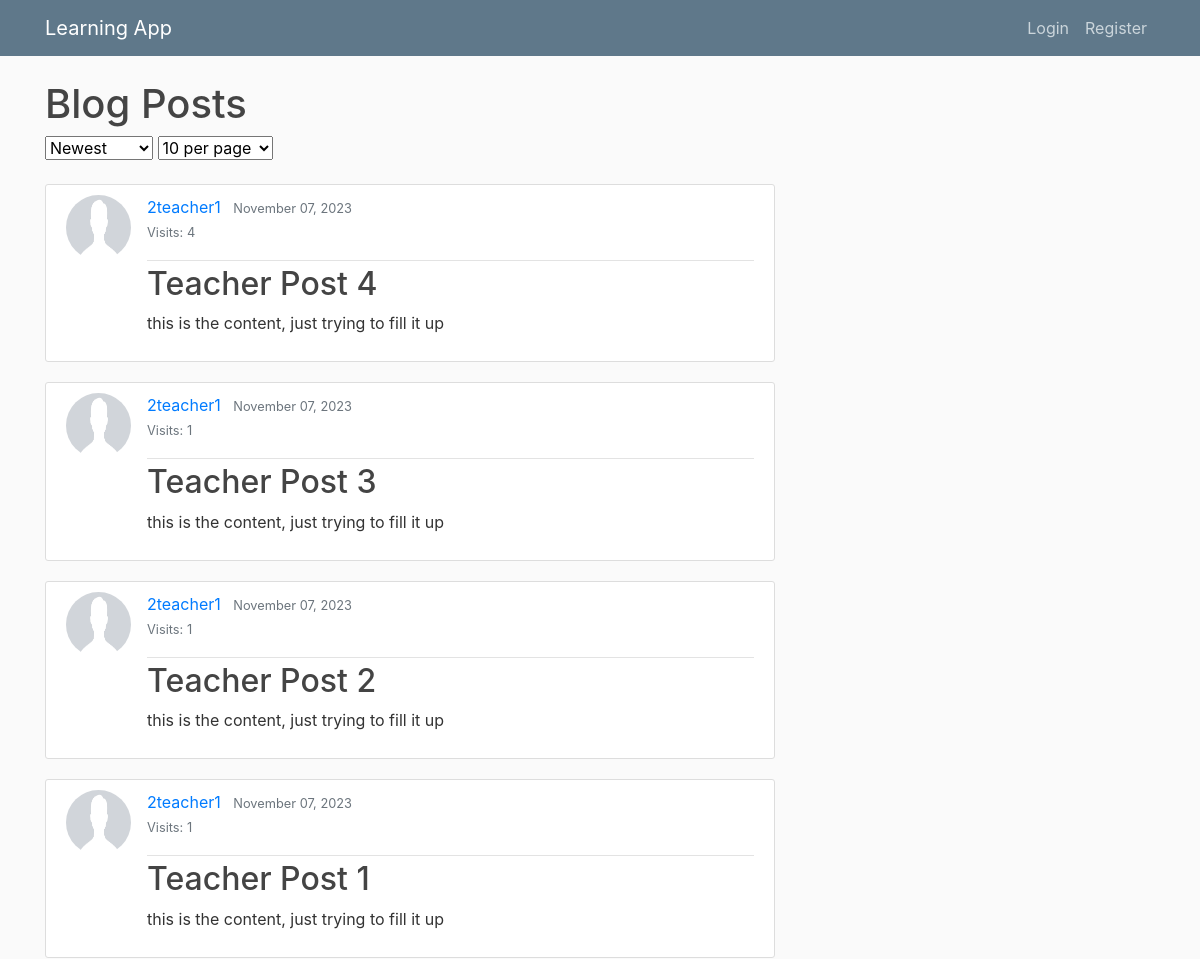
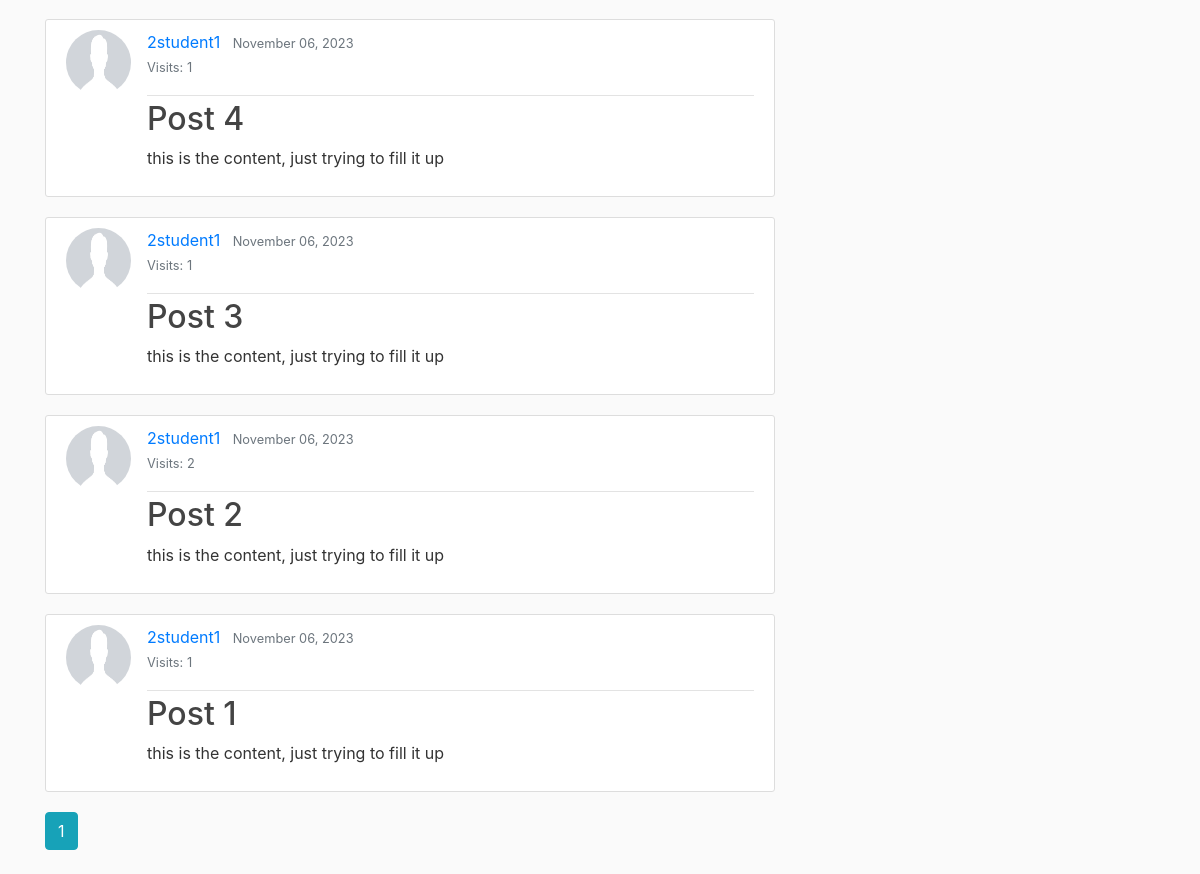
Before: / with the older database file (2 pictures, top to bottom).
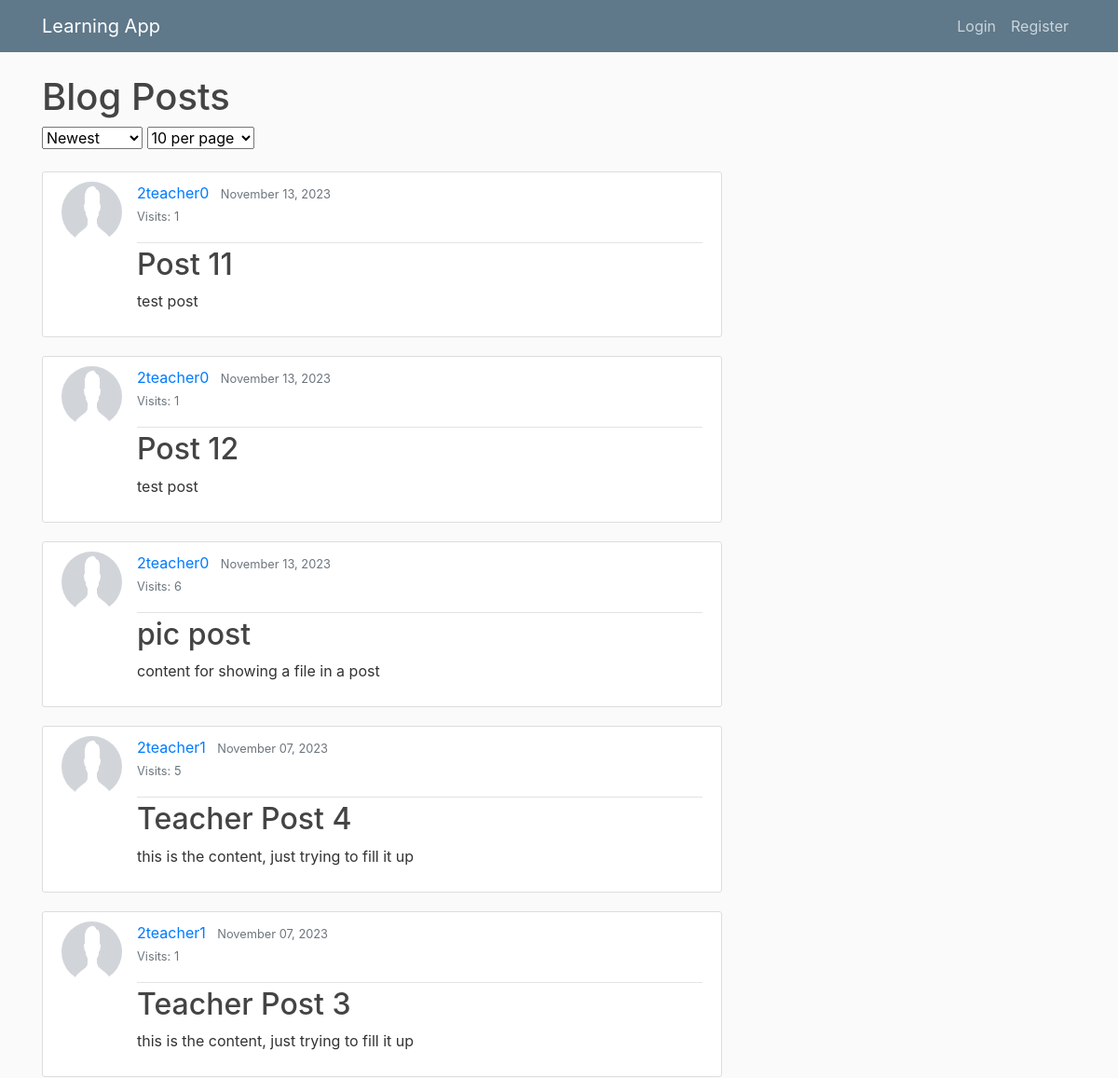
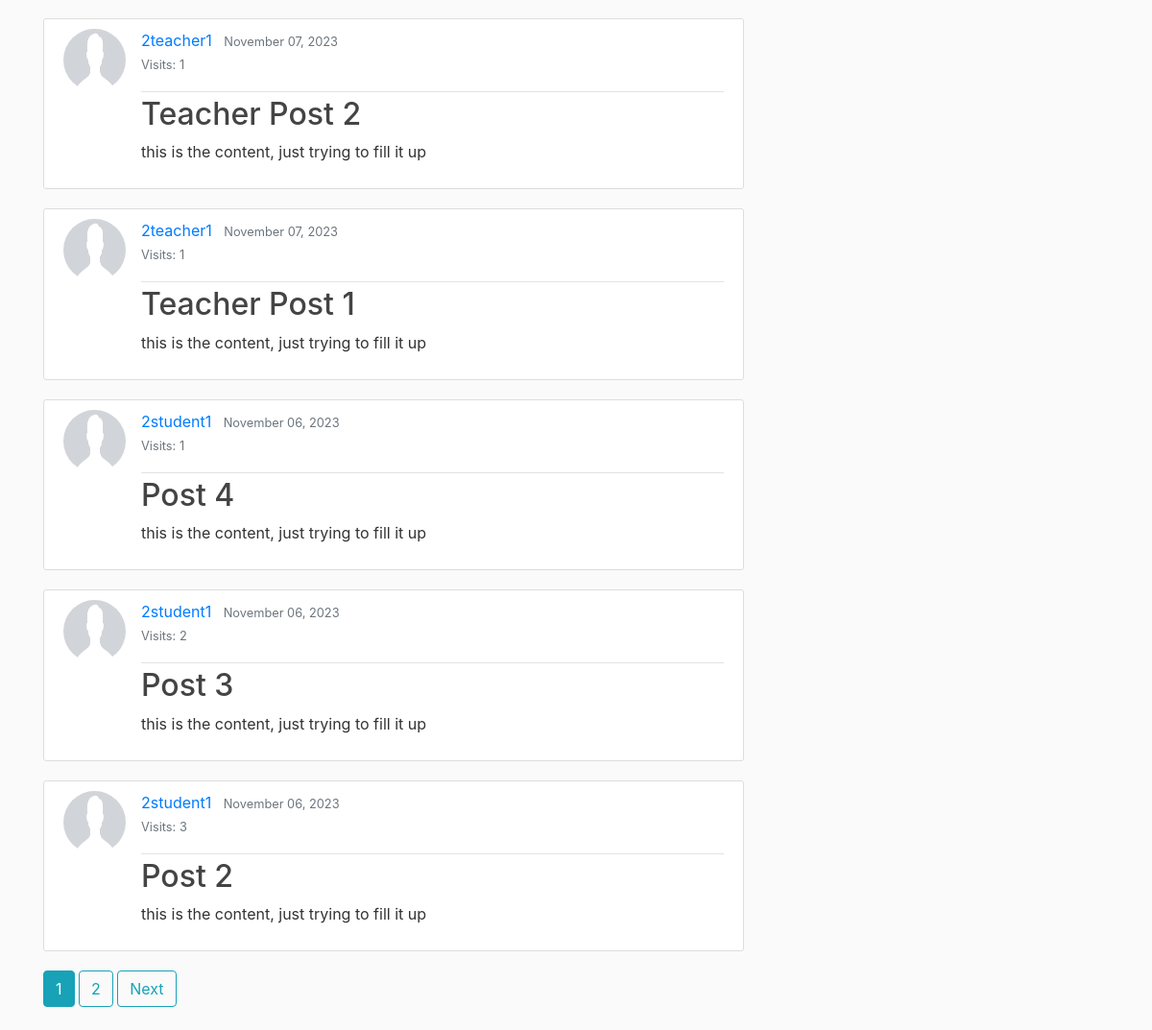
After: the same page with the newer database file (2 pictures, top to bottom).
### learning_app/models.py (models this page shows, shortened)
class Post(models.Model):
    title = models.CharField(max_length=100)
    content = models.TextField()
    date = models.DateTimeField(default=timezone.now)
    author = models.ForeignKey(User, on_delete=models.CASCADE)
    uploaded_file = models.FileField(upload_to='documents/', null=True, blank=True)
    post_visits = models.IntegerField(default=0)

class Profile(models.Model):
    user = models.OneToOneField(User, on_delete=models.CASCADE)
    image = models.ImageField(default='default.png', upload_to='profile_pics')
    ROLE_CHOICES = [
        ('TEACHER', 'Teacher'),
        ('STUDENT', 'Student'),
        ('ADMIN', 'Admin')
    ]
    role = models.CharField(max_length=10, choices=ROLE_CHOICES, default='STUDENT')

### learning_app/views.py (the view, shortened to what this page needs)
# urls.py: path('', PostListView.as_view(), name='learning_app-home'),  # home page, Shows all Posts
class PostListView(ListView):
    model = Post
    template_name = 'learning_app/home.html'
    context_object_name = 'posts'
    def get_ordering(self):
        ordering = '-date'  # newest
        current_ordering = 'newest'
        self.current_ordering = current_ordering
        return ordering
    def get_queryset(self):
        return Post.objects.all().order_by(self.get_ordering())
    def get_context_data(self, **kwargs):
        context = super().get_context_data(**kwargs)
        items_per_page = self.request.GET.get('items_per_page', 10)
        current_items_per_page = int(items_per_page)
        paginator = Paginator(self.get_queryset(), current_items_per_page)
        page = self.request.GET.get('page')
        try:
            posts = paginator.page(page)
        except PageNotAnInteger:
            posts = paginator.page(1)
        except EmptyPage:
            posts = paginator.page(paginator.num_pages)
        context['page_obj'] = posts
        context['current_items_per_page'] = current_items_per_page
        context['current_ordering'] = self.current_ordering
        return context

### learning_app/templates/learning_app/home.html (shortened to what this page needs)
{% extends "learning_app/base.html" %}
{% block content %}
    <h1>Blog Posts </h1>
    <form method="get" action="." class="mb-4">
        <select name="ordering" id="ordering" class="form-select" onchange="this.form.submit()">
            <option value="newest" {% if current_ordering == 'newest' %}selected{% endif %}>Newest</option>
        </select>
        <select name="items_per_page" onchange="this.form.submit()">
            <option value="10" {% if current_items_per_page == 10 %}selected{% endif %}>10 per page</option>
        </select>
    </form>
    {% for post in page_obj  %}
        <article class="media content-section">
            <img class="rounded-circle article-img" src="{{ post.author.profile.image.url }}">
            <div class="media-body">
                <div class="article-metadata">
              <a class="mr-2" href="{% url 'user-posts' post.author.username %}">{{ post.author }}</a>
                    <small class="text-muted">{{ post.date|date:"F d, Y" }}</small>
                    <p class="post-visits">
                        <small class="text-muted">Visits: {{ post.post_visits }}</small>
                    </p>
                </div>
                <h2><a class="article-title " href="{% url 'post-detail' post.id %}">{{ post.title }}</a></h2>
                <p class="article-content">{{ post.content }}</p>
            </div>
        </article>
    {% endfor %}
        {% with request.GET.urlencode as query_string %}
            {% for num in page_obj.paginator.page_range %}
                {% if num >= page_obj.number|add:'-2' and num <= page_obj.number|add:'2' %}
                    {% if num == page_obj.number %}
                        <a class="btn btn-info mb-4" href="?{{ query_string|safe }}&page={{ num }}">{{ num }}</a>
                    {% else %}
                        <a class="btn btn-outline-info mb-4" href="?{{ query_string|safe }}&page={{ num }}">{{ num }}</a>
                    {% endif %}
                {% endif %}
            {% endfor %}
            {% if page_obj.has_next %}
                <a class="btn btn-outline-info mb-4" href="?{{ query_string|safe }}&page={{ page_obj.next_page_number }}">Next</a>
            {% endif %}
        {% endwith %}
{% endblock content %}

Changed rows visible on the page:
no longer on this page (row edited): Post: author.profile.image (placeholder picture), author "2student1", date "November 06, 2023", post_visits "1", title "Post 1", content "this is the content, just trying to fill it up"
added Post: author.profile.image (placeholder picture), author "2teacher0", date "November 13, 2023", post_visits "1", title "Post 11", content "test post"
added Post: author.profile.image (placeholder picture), author "2teacher0", date "November 13, 2023", post_visits "1", title "Post 12", content "test post"
added Post: author.profile.image (placeholder picture), author "2teacher0", date "November 13, 2023", post_visits "6", title "pic post", content "content for showing a file in a post"
changed Post "Teacher Post 4": post_visits "4" → "5"
changed Post "Post 3": post_visits "1" → "2"
changed Post "Post 2": post_visits "2" → "3"
Other visible differences:
new list line: "2"
text now shown: "Next"
